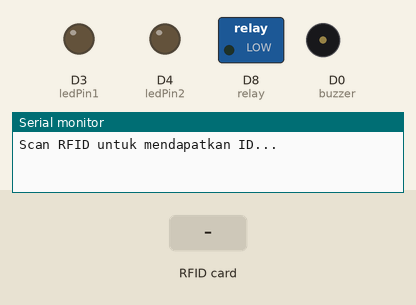
Bench run of a sketch on a simulated ESP8266 (NodeMCU). Shown: switched loads named in the sketch (green lamp = pin HIGH), output pins drawn as LEDs (lit = HIGH), buzzer (waves = sounding, pin HIGH), the last lines printed to the serial monitor. Inputs (shaded band) come from the test bench.

Above: at 1.2 s.
1.3 s: RFID card 5E 7A 19 C4 held to the reader
At 2.1 s:
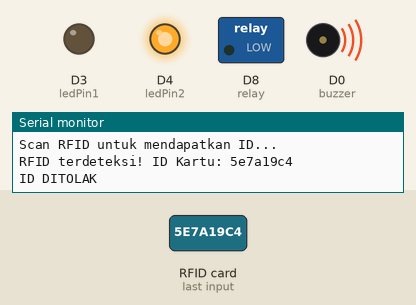
Timing chart, 0 to 4.3 s (numbered marks = the images above; inputs shaded):
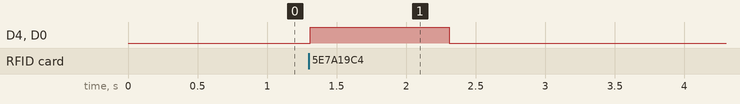

The sketch:

IoT-DoorLock.ino
```cpp
#include <SPI.h>
#include <MFRC522.h>

#define SS_PIN D2
#define RST_PIN D1

MFRC522 mfrc522(SS_PIN, RST_PIN); // Membuat objek MFRC522

String allowedIDs[] = {"f35c5e", "129d51c"}; // Array untuk menyimpan data ID yang diperbolehkan
const int numIDs = sizeof(allowedIDs) / sizeof(allowedIDs[0]); // Jumlah ID yang diperbolehkan

const int ledPin1 = D3; // Pin LED 1
const int ledPin2 = D4; // Pin LED 2
const int buzzer  = D0;
const int relay   = D8;

void setup() {
  Serial.begin(9600); // Inisialisasi komunikasi serial
  SPI.begin(); // Inisialisasi SPI bus
  mfrc522.PCD_Init(); // Inisialisasi MFRC522
  Serial.println("Scan RFID untuk mendapatkan ID...");

  pinMode(ledPin1, OUTPUT); // Atur pin LED 1 sebagai OUTPUT
  pinMode(ledPin2, OUTPUT); // Atur pin LED 2 sebagai OUTPUT
  pinMode(buzzer, OUTPUT); // Atur pin Buzzer sebagai OUTPUT
  pinMode(relay, OUTPUT); // Atur pin relay sebagai OUTPUT

}

void loop() {
  // Periksa apakah ada kartu RFID yang didekatkan
  if (mfrc522.PICC_IsNewCardPresent() && mfrc522.PICC_ReadCardSerial()) {
    // Baca ID kartu
    String uid = "";
    for (byte i = 0; i < mfrc522.uid.size; i++) {
      uid += String(mfrc522.uid.uidByte[i], HEX);
    }
    Serial.println("RFID terdeteksi! ID Kartu: " + uid);
    mfrc522.PICC_HaltA(); // Hentikan komunikasi kartu RFID

    // Periksa ID kartu dengan data ID yang diperbolehkan
    bool idMatched = false;
    for (int i = 0; i < numIDs; i++) {
      if (uid == allowedIDs[i]) {
        Serial.println("ID memiliki akses");
        idMatched = true;
        break;
      }
    }

    // Nyalakan LED sesuai dengan kecocokan ID
    if (idMatched) {
      digitalWrite(ledPin1, HIGH);
      digitalWrite(buzzer, HIGH);
      digitalWrite(relay, HIGH);
      delay(100);
      digitalWrite(buzzer, LOW);
      delay(100);
      digitalWrite(buzzer, HIGH);
      delay(100);
      digitalWrite(buzzer, LOW);
      delay(1000);
      digitalWrite(relay, LOW);
      digitalWrite(ledPin1, LOW);
    } else {
      digitalWrite(ledPin2, HIGH);
      digitalWrite(buzzer, HIGH);
      Serial.println("ID DITOLAK");
      delay(1000);
      digitalWrite(buzzer, LOW);
      digitalWrite(ledPin2, LOW);
    }
  }
}
```

Measured:
- after the input at 1.3 s, D4 (ledPin2), D0 (buzzer): LOW → HIGH at once, → LOW 1.0 s later
